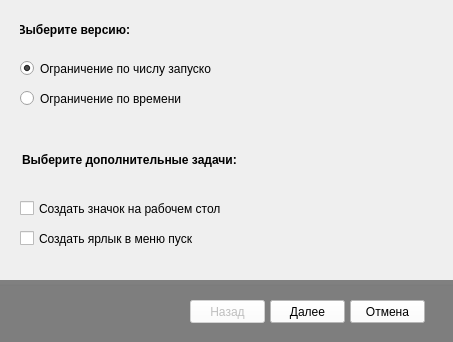
<?xml version="1.0" encoding="UTF-8"?>
<ui version="4.0">
 <class>MainWindow</class>
 <widget class="QMainWindow" name="MainWindow">
  <property name="geometry">
   <rect>
    <x>0</x>
    <y>0</y>
    <width>453</width>
    <height>342</height>
   </rect>
  </property>
  <property name="sizePolicy">
   <sizepolicy hsizetype="Fixed" vsizetype="Fixed">
    <horstretch>0</horstretch>
    <verstretch>0</verstretch>
   </sizepolicy>
  </property>
  <property name="windowTitle">
   <string>MyInstaller</string>
  </property>
  <widget class="QWidget" name="centralwidget">
   <widget class="QStackedWidget" name="stackedWidget">
    <property name="geometry">
     <rect>
      <x>0</x>
      <y>0</y>
      <width>451</width>
      <height>261</height>
     </rect>
    </property>
    <property name="currentIndex">
     <number>1</number>
    </property>
    <widget class="QWidget" name="p1_path">
     <widget class="QLineEdit" name="le_title_folder">
      <property name="enabled">
       <bool>false</bool>
      </property>
      <property name="geometry">
       <rect>
        <x>30</x>
        <y>20</y>
        <width>181</width>
        <height>20</height>
       </rect>
      </property>
      <property name="font">
       <font>
        <weight>75</weight>
        <bold>true</bold>
       </font>
      </property>
      <property name="styleSheet">
       <string notr="true">border: 0px;
background-color: rgba(0,0,0,0);
color:black;</string>
      </property>
      <property name="text">
       <string>Выбор папки установки</string>
      </property>
     </widget>
     <widget class="QLineEdit" name="le_file_path">
      <property name="geometry">
       <rect>
        <x>30</x>
        <y>80</y>
        <width>391</width>
        <height>20</height>
       </rect>
      </property>
      <property name="text">
       <string>C:\Users\User\AppData\Local\Programs\TrialProg</string>
      </property>
     </widget>
     <widget class="QLineEdit" name="le_title_path">
      <property name="enabled">
       <bool>false</bool>
      </property>
      <property name="geometry">
       <rect>
        <x>30</x>
        <y>50</y>
        <width>113</width>
        <height>20</height>
       </rect>
      </property>
      <property name="styleSheet">
       <string notr="true">border: 0px;
background-color: rgba(0,0,0,0);
color:black;</string>
      </property>
      <property name="text">
       <string>Путь:</string>
      </property>
     </widget>
     <widget class="QPushButton" name="pb_search">
      <property name="geometry">
       <rect>
        <x>350</x>
        <y>110</y>
        <width>71</width>
        <height>21</height>
       </rect>
      </property>
      <property name="text">
       <string>Обзор</string>
      </property>
     </widget>
    </widget>
    <widget class="QWidget" name="p2_addons">
     <widget class="QLineEdit" name="le_add_choice">
      <property name="enabled">
       <bool>false</bool>
      </property>
      <property name="geometry">
       <rect>
        <x>20</x>
        <y>150</y>
        <width>221</width>
        <height>20</height>
       </rect>
      </property>
      <property name="font">
       <font>
        <weight>75</weight>
        <bold>true</bold>
       </font>
      </property>
      <property name="styleSheet">
       <string notr="true">border: 0px;
background-color: rgba(0,0,0,0);
color:black;</string>
      </property>
      <property name="text">
       <string>Выберите дополнительные задачи:</string>
      </property>
     </widget>
     <widget class="QCheckBox" name="cb_create_desktop_sc">
      <property name="geometry">
       <rect>
        <x>20</x>
        <y>200</y>
        <width>201</width>
        <height>17</height>
       </rect>
      </property>
      <property name="text">
       <string>Создать значок на рабочем столе</string>
      </property>
     </widget>
     <widget class="QLineEdit" name="le_title_type">
      <property name="enabled">
       <bool>false</bool>
      </property>
      <property name="geometry">
       <rect>
        <x>20</x>
        <y>20</y>
        <width>113</width>
        <height>20</height>
       </rect>
      </property>
      <property name="font">
       <font>
        <weight>75</weight>
        <bold>true</bold>
       </font>
      </property>
      <property name="styleSheet">
       <string notr="true">border: 0px;
background-color: rgba(0,0,0,0);
color:black;</string>
      </property>
      <property name="text">
       <string>Выберите версию:</string>
      </property>
     </widget>
     <widget class="QRadioButton" name="rb_launches">
      <property name="geometry">
       <rect>
        <x>20</x>
        <y>60</y>
        <width>191</width>
        <height>17</height>
       </rect>
      </property>
      <property name="text">
       <string>Ограничение по числу запусков</string>
      </property>
      <property name="checked">
       <bool>true</bool>
      </property>
      <attribute name="buttonGroup">
       <string notr="true">LimitType</string>
      </attribute>
     </widget>
     <widget class="QRadioButton" name="rb_time">
      <property name="geometry">
       <rect>
        <x>20</x>
        <y>90</y>
        <width>181</width>
        <height>17</height>
       </rect>
      </property>
      <property name="text">
       <string>Ограничение по времени</string>
      </property>
      <property name="checked">
       <bool>false</bool>
      </property>
      <attribute name="buttonGroup">
       <string notr="true">LimitType</string>
      </attribute>
     </widget>
     <widget class="QCheckBox" name="cb_create_startup_sc">
      <property name="geometry">
       <rect>
        <x>20</x>
        <y>230</y>
        <width>191</width>
        <height>17</height>
       </rect>
      </property>
      <property name="text">
       <string>Создать ярлык в меню пуск</string>
      </property>
     </widget>
    </widget>
    <widget class="QWidget" name="p3_install">
     <widget class="QLineEdit" name="lineEdit">
      <property name="enabled">
       <bool>false</bool>
      </property>
      <property name="geometry">
       <rect>
        <x>30</x>
        <y>30</y>
        <width>151</width>
        <height>20</height>
       </rect>
      </property>
      <property name="font">
       <font>
        <weight>75</weight>
        <bold>true</bold>
       </font>
      </property>
      <property name="styleSheet">
       <string notr="true">border: 0px;
background-color: rgba(0,0,0,0);
color:black;</string>
      </property>
      <property name="text">
       <string>Все готово к установке</string>
      </property>
     </widget>
     <widget class="QLineEdit" name="lineEdit_2">
      <property name="enabled">
       <bool>false</bool>
      </property>
      <property name="geometry">
       <rect>
        <x>30</x>
        <y>70</y>
        <width>113</width>
        <height>20</height>
       </rect>
      </property>
      <property name="styleSheet">
       <string notr="true">border: 0px;
background-color: rgba(0,0,0,0);
color:black;</string>
      </property>
      <property name="text">
       <string>Путь:</string>
      </property>
     </widget>
     <widget class="QTextEdit" name="te_path">
      <property name="geometry">
       <rect>
        <x>30</x>
        <y>100</y>
        <width>391</width>
        <height>151</height>
       </rect>
      </property>
     </widget>
    </widget>
   </widget>
   <widget class="QGroupBox" name="gb_bottom">
    <property name="geometry">
     <rect>
      <x>-10</x>
      <y>280</y>
      <width>471</width>
      <height>71</height>
     </rect>
    </property>
    <property name="styleSheet">
     <string notr="true">background-color: gray;</string>
    </property>
    <property name="title">
     <string/>
    </property>
    <widget class="QPushButton" name="pb_cancel">
     <property name="geometry">
      <rect>
       <x>360</x>
       <y>20</y>
       <width>75</width>
       <height>23</height>
      </rect>
     </property>
     <property name="styleSheet">
      <string notr="true">background-color:white;</string>
     </property>
     <property name="text">
      <string>Отмена</string>
     </property>
     <property name="shortcut">
      <string>Del</string>
     </property>
    </widget>
    <widget class="QPushButton" name="pb_next">
     <property name="geometry">
      <rect>
       <x>280</x>
       <y>20</y>
       <width>75</width>
       <height>23</height>
      </rect>
     </property>
     <property name="styleSheet">
      <string notr="true">background-color:white;</string>
     </property>
     <property name="text">
      <string>Далее</string>
     </property>
     <property name="shortcut">
      <string>Right</string>
     </property>
    </widget>
    <widget class="QPushButton" name="pb_back">
     <property name="enabled">
      <bool>false</bool>
     </property>
     <property name="geometry">
      <rect>
       <x>200</x>
       <y>20</y>
       <width>75</width>
       <height>23</height>
      </rect>
     </property>
     <property name="styleSheet">
      <string notr="true">background-color:white;</string>
     </property>
     <property name="text">
      <string>Назад</string>
     </property>
     <property name="shortcut">
      <string>Left</string>
     </property>
    </widget>
   </widget>
  </widget>
 </widget>
 <resources/>
 <connections/>
 <buttongroups>
  <buttongroup name="LimitType"/>
 </buttongroups>
</ui>
